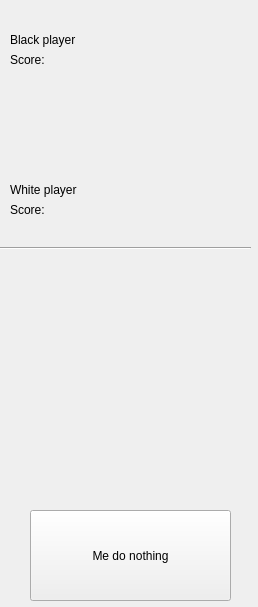
<?xml version="1.0" encoding="UTF-8"?>
<ui version="4.0">
 <class>InfoPanel</class>
 <widget class="QFrame" name="InfoPanel">
  <property name="geometry">
   <rect>
    <x>0</x>
    <y>0</y>
    <width>258</width>
    <height>607</height>
   </rect>
  </property>
  <property name="windowTitle">
   <string>Form</string>
  </property>
  <widget class="QLabel" name="label_3">
   <property name="geometry">
    <rect>
     <x>10</x>
     <y>30</y>
     <width>101</width>
     <height>20</height>
    </rect>
   </property>
   <property name="text">
    <string>Black player</string>
   </property>
  </widget>
  <widget class="QLabel" name="ScoreLabel2">
   <property name="geometry">
    <rect>
     <x>10</x>
     <y>200</y>
     <width>67</width>
     <height>20</height>
    </rect>
   </property>
   <property name="text">
    <string>Score:</string>
   </property>
  </widget>
  <widget class="Line" name="line">
   <property name="geometry">
    <rect>
     <x>0</x>
     <y>240</y>
     <width>251</width>
     <height>16</height>
    </rect>
   </property>
   <property name="orientation">
    <enum>Qt::Horizontal</enum>
   </property>
  </widget>
  <widget class="QPushButton" name="ButtonNewGame">
   <property name="geometry">
    <rect>
     <x>30</x>
     <y>510</y>
     <width>201</width>
     <height>91</height>
    </rect>
   </property>
   <property name="text">
    <string>Me do nothing</string>
   </property>
  </widget>
  <widget class="QLabel" name="BlackName">
   <property name="geometry">
    <rect>
     <x>10</x>
     <y>0</y>
     <width>231</width>
     <height>31</height>
    </rect>
   </property>
   <property name="text">
    <string>&lt;html&gt;&lt;head/&gt;&lt;body&gt;&lt;p&gt;&lt;br/&gt;&lt;/p&gt;&lt;/body&gt;&lt;/html&gt;</string>
   </property>
  </widget>
  <widget class="QLabel" name="BlackScoreLabel">
   <property name="geometry">
    <rect>
     <x>120</x>
     <y>50</y>
     <width>91</width>
     <height>20</height>
    </rect>
   </property>
   <property name="text">
    <string/>
   </property>
  </widget>
  <widget class="QLabel" name="WhiteName">
   <property name="geometry">
    <rect>
     <x>10</x>
     <y>150</y>
     <width>231</width>
     <height>31</height>
    </rect>
   </property>
   <property name="text">
    <string>&lt;html&gt;&lt;head/&gt;&lt;body&gt;&lt;p&gt;&lt;br/&gt;&lt;/p&gt;&lt;/body&gt;&lt;/html&gt;</string>
   </property>
  </widget>
  <widget class="QLabel" name="WhiteScoreLabel">
   <property name="geometry">
    <rect>
     <x>120</x>
     <y>200</y>
     <width>91</width>
     <height>20</height>
    </rect>
   </property>
   <property name="text">
    <string/>
   </property>
  </widget>
  <widget class="QLabel" name="ScoreLabel1">
   <property name="geometry">
    <rect>
     <x>10</x>
     <y>50</y>
     <width>61</width>
     <height>20</height>
    </rect>
   </property>
   <property name="text">
    <string>Score:</string>
   </property>
  </widget>
  <widget class="QLabel" name="label_4">
   <property name="geometry">
    <rect>
     <x>10</x>
     <y>180</y>
     <width>101</width>
     <height>20</height>
    </rect>
   </property>
   <property name="text">
    <string>White player</string>
   </property>
  </widget>
 </widget>
 <resources/>
 <connections/>
</ui>
